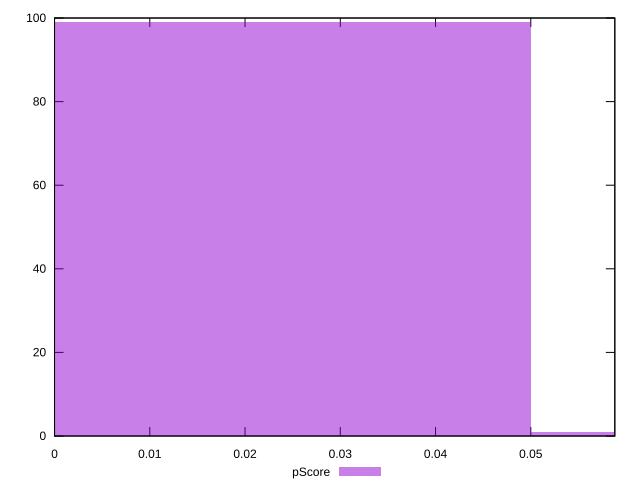

Generate this figure with gnuplot:
reset

$pScore <<EOF
0 99
0.1 1
EOF

set key outside below
set boxwidth 0.1
set xrange [0:0.05882352941176472]
set yrange [0:100]
set trange [0:100]
set style fill transparent solid 0.5 noborder
set terminal svg size 640, 490 enhanced background rgb 'white'
set output "reprap/uses-text-compression/samples/pages+cached+noexternal+nomedia+nocss+nojs/pScore/histogram.svg"

plot $pScore title "pScore" with boxes

reset
